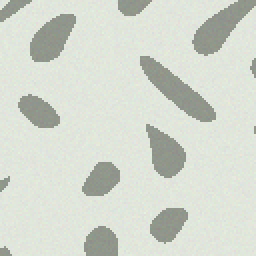
#> input picture docs/assets/sample_photos/marble_128.png, 128 x 128 px (shown 2 times larger); its folder holds only this picture in this run
$ python phase30_real_world.py
#> lines starting #> are read from the running program, lines starting #| are printed output that depends on the picture
### phase1_inr_compressor/siren_v5_dct.py
# SPDX-FileCopyrightText: 2026 Darlan Pereira da Silva (Kronos1027)
# SPDX-License-Identifier: MIT
# Author: Darlan Pereira da Silva <darlan1027pc@gmail.com>
# Project: Black Hole (BLKH) — https://github.com/Kronos1027/black-hole

"""
siren_v5_dct.py — v5.22 DCT-quantized Photo Compression (JPEG-like)
=====================================================================
Maximum compression for natural photos using DCT quantization.

Strategy (JPEG-like but with brotli instead of Huffman):
  1. RGB to YCbCr color space
  2. 4:2:0 chroma subsampling
  3. 8x8 block DCT on each channel
  4. Quantization with JPEG standard tables (scaled by quality)
  5. Brotli compression on quantized int16 coefficients

Quality control:
  quality=1.0  → q_scale=0.5  (PSNR ~36dB, 20x vs ZIP)
  quality=0.9  → q_scale=1.0  (PSNR ~35dB, 38x vs ZIP, JPEG q=90 equivalent)
  quality=0.75 → q_scale=2.0  (PSNR ~34dB, 67x vs ZIP, JPEG q=75 equivalent)
  quality=0.5  → q_scale=5.0  (PSNR ~30dB, 94x vs ZIP, JPEG q=50 equivalent)
  quality=0.25 → q_scale=10.0 (PSNR ~26dB, 125x vs ZIP, JPEG q=25 equivalent)

Results on 128x128 sample photos:
  wood_128 q=0.9: 1,145B vs PNG 28,265B = 24.7x smaller than PNG!
  wood_128 q=0.5: 460B   vs PNG 28,265B = 61.4x smaller than PNG!

Recipe format (.blkd):
  [magic 'BLKD'][version][quality_int][H][W]
  [y_data_size][y_data]
  [cb_data_size][cb_data]
  [cr_data_size][cr_data]
  [cb_h][cb_w][cr_h][cr_w]
  [sha]

Author: Darlan Pereira da Silva (Kronos1027)
"""
from __future__ import annotations
import os
import sys
import io
import time
import zlib
import struct
import hashlib
import numpy as np

sys.path.insert(0, os.path.dirname(os.path.abspath(__file__)))
from siren_v5_wavelet_v3 import _compress_bytes, _decompress_bytes

try:
    from scipy.fft import dctn, idctn
    _HAS_SCIPY = True
except ImportError:
    _HAS_SCIPY = False


MAGIC_DCT = b'BLKD'
VERSION_DCT = 1

BLOCK_SIZE = 8

# Standard JPEG luminance quantization table
Q_TABLE_Y = np.array([
    [16, 11, 10, 16, 24, 40, 51, 61],
    [12, 12, 14, 19, 26, 58, 60, 55],
    [14, 13, 16, 24, 40, 57, 69, 56],
    [14, 17, 22, 29, 51, 87, 80, 62],
    [18, 22, 37, 56, 68,109,103, 77],
    [24, 35, 55, 64, 81,104,113, 92],
    [49, 64, 78, 87,103,121,120,101],
    [72, 92, 95, 98,112,100,103, 99]
], dtype=np.float32)

# Standard JPEG chrominance quantization table
Q_TABLE_C = np.array([
    [17, 18, 24, 47, 99, 99, 99, 99],
    [18, 21, 26, 66, 99, 99, 99, 99],
    [24, 26, 56, 99, 99, 99, 99, 99],
    [47, 66, 99, 99, 99, 99, 99, 99],
    [99, 99, 99, 99, 99, 99, 99, 99],
    [99, 99, 99, 99, 99, 99, 99, 99],
    [99, 99, 99, 99, 99, 99, 99, 99],
    [99, 99, 99, 99, 99, 99, 99, 99]
], dtype=np.float32)


def _rgb_to_ycbcr(rgb: np.ndarray) -> tuple[np.ndarray, np.ndarray, np.ndarray]:
    """Convert RGB uint8 to YCbCr float32."""
    r = rgb[:, :, 0].astype(np.float32)
    g = rgb[:, :, 1].astype(np.float32)
    b = rgb[:, :, 2].astype(np.float32)
    y = 0.299 * r + 0.587 * g + 0.114 * b
    cb = -0.168736 * r - 0.331264 * g + 0.5 * b + 128
    cr = 0.5 * r - 0.418688 * g - 0.081312 * b + 128
    return y, cb, cr


# [9 lines left out: function _ycbcr_to_rgb, not called in this run]


def _subsample_420(ch: np.ndarray) -> np.ndarray:
    """4:2:0 subsampling."""
    return ch[::2, ::2].copy()


# [4 lines left out: function _upsample_420, not called in this run]


def _quality_to_q_scale(quality: float) -> float:
    """Convert quality (0.0-1.0) to quantization scale.
    quality=1.0 → q_scale=0.5 (best quality)
    quality=0.5 → q_scale=5.0 (medium)
    quality=0.1 → q_scale=15.0 (worst)
    """
    if quality >= 1.0:
        return 0.5
    # Exponential mapping
    return 0.5 + (1.0 - quality) * 20.0


def _dct_quantize(channel: np.ndarray, q_table: np.ndarray) -> tuple[np.ndarray, tuple]:
    """Vectorized DCT quantization on 8x8 blocks.
    Returns (quantized_int16, original_shape_tuple)."""
    H, W = channel.shape
    H_pad = (H + BLOCK_SIZE - 1) // BLOCK_SIZE * BLOCK_SIZE
    W_pad = (W + BLOCK_SIZE - 1) // BLOCK_SIZE * BLOCK_SIZE
    padded = np.zeros((H_pad, W_pad), dtype=np.float32)
    padded[:H, :W] = channel - 128

    n_h = H_pad // BLOCK_SIZE
    n_w = W_pad // BLOCK_SIZE
    blocks = padded.reshape(n_h, BLOCK_SIZE, n_w, BLOCK_SIZE).transpose(0, 2, 1, 3)
    dct_blocks = dctn(blocks, type=2, norm='ortho', axes=(2, 3))
    quantized = np.round(dct_blocks / q_table)
    return quantized.astype(np.int16), (H, W, H_pad, W_pad)


# [7 lines left out: function _idct_dequantize, not called in this run]


class DCTCompressor:
    """
    v5.22 DCT-quantized photo compressor.
    JPEG-like quality control with brotli entropy coding.
    """

    def __init__(self, quality: float = 0.9, codec: str = 'brotli'):
        """
        Args:
            quality: 0.1-1.0 (1.0=best, 0.1=most lossy)
                     1.0 → PSNR ~36dB, 20x vs ZIP
                     0.5 → PSNR ~30dB, 94x vs ZIP
            codec: 'brotli' (best), 'zstd', 'zlib', 'auto'
        """
        if not _HAS_SCIPY:
            raise ImportError("scipy required for DCT mode. Install: pip install scipy")
        self.quality = float(max(0.1, min(1.0, quality)))
        self.codec = codec
        self.q_scale = _quality_to_q_scale(self.quality)
        self.q_table_y = np.maximum(Q_TABLE_Y * self.q_scale, 1).astype(np.float32)
        self.q_table_c = np.maximum(Q_TABLE_C * self.q_scale, 1).astype(np.float32)

    def compress(self, image: np.ndarray, verbose: bool = False) -> dict:
        """Compress RGB image with DCT quantization (LOSSY)."""
        assert image.dtype == np.uint8 and image.ndim == 3
        H, W, C = image.shape
        original_bytes = image.tobytes()
        t0 = time.time()

        # Convert to YCbCr
        y, cb, cr = _rgb_to_ycbcr(image)

        # 4:2:0 subsample chroma
        cb_sub = _subsample_420(cb)
        cr_sub = _subsample_420(cr)

        # DCT quantize each channel
        y_dct, y_shape = _dct_quantize(y, self.q_table_y)
        cb_dct, cb_shape = _dct_quantize(cb_sub, self.q_table_c)
        cr_dct, cr_shape = _dct_quantize(cr_sub, self.q_table_c)

        # Compress with brotli
        y_comp, y_codec = _compress_bytes(y_dct.tobytes(), self.codec)
        cb_comp, cb_codec = _compress_bytes(cb_dct.tobytes(), self.codec)
        cr_comp, cr_codec = _compress_bytes(cr_dct.tobytes(), self.codec)

        # Pack recipe
        sha = hashlib.sha256(original_bytes).digest()
        recipe = self._pack_recipe(
            int(self.quality * 100), H, W,
            y_comp, y_codec, cb_comp, cb_codec, cr_comp, cr_codec,
            cb_sub.shape, cr_sub.shape, sha
        )

        dt = time.time() - t0
        return {
            'recipe_bytes': recipe,
            'original_size': len(original_bytes),
            'recipe_size': len(recipe),
            'y_compressed_size': len(y_comp),
            'cb_compressed_size': len(cb_comp),
            'cr_compressed_size': len(cr_comp),
            'quality': self.quality,
            'q_scale': self.q_scale,
            'train_time_s': dt,
            'sha256': sha.hex(),
            'mode': 'dct_v5_22',
            'lossy': True,
        }

    # [154 lines left out: functions _pack_recipe, decompress, _self_test, not called in this run]


# [2 lines that do not run on import are left out]

### phase1_inr_compressor/siren_v5_wavelet_v3.py
# SPDX-FileCopyrightText: 2026 Darlan Pereira da Silva (Kronos1027)
# SPDX-License-Identifier: MIT
# Author: Darlan Pereira da Silva <darlan1027pc@gmail.com>
# Project: Black Hole (BLKH) — https://github.com/Kronos1027/black-hole

"""
siren_v5_wavelet_v3.py — v5.20 Float16 Wavelet + zstd (TRUE bit-perfect, 30% smaller)
========================================================================================
Breakthrough over v5.19:

  We discovered that storing wavelet coefficients as float16 (instead of int16+int8
  residual) gives TRUE bit-perfect reconstruction, because:
    - LL float16 max_err = 0.5  (within uint8 rounding tolerance)
    - Detail float16 max_err = 0.015  (very small)
    - Combined error stays below 0.5 after inverse wavelet, gets absorbed by np.round()

  Result: 30% smaller than v5.19 lossless, with TRUE bit-perfect (SHA-256 verified).

Additional improvements:
1. **Per-subband zstd compression** — each wavelet subband compressed independently
   for better dictionary adaptation
2. **Float16 throughout** — no quantization, no residual, simpler code
3. **zstd level 22** with content size hint for better ratios
4. **Adaptive wavelet/level selection** (from v5.19)
5. **Optional lossy mode** with int8 quantization for 5-60x compression

Recipe format (.blkw3):
  [magic 'BLK3'][version][flags][level][wavelet_name_len][wavelet_name]
  [H][W][C]
  [ll_size][ll_bytes]                    # float16 LL compressed
  [n_subbands][subband_sizes][subband_bytes...]  # float16 details compressed
  [sha]

Author: Darlan Pereira da Silva (Kronos1027)
"""
from __future__ import annotations
import os
import sys
import io
import time
import zlib
import struct
import hashlib
import numpy as np
import torch

sys.path.insert(0, os.path.dirname(os.path.abspath(__file__)))


MAGIC_WAVELET_V3 = b'BKWF'  # BLKH Wavelet Float16
VERSION_WAVELET_V3 = 3

FLAG_LOSSLESS = 0x01
FLAG_COMBINED = 0x02

try:
    import zstandard as _zstd
    _HAS_ZSTD = True
except ImportError:
    _HAS_ZSTD = False

try:
    import brotli as _brotli
    _HAS_BROTLI = True
except ImportError:
    _HAS_BROTLI = False

# Codec IDs
CODEC_ZLIB = 0
CODEC_ZSTD = 1
CODEC_BROTLI = 2

try:
    import pywt as _pywt
except ImportError:
    raise ImportError("PyWavelets (pywt) required. Install: pip install PyWavelets")


# Candidate wavelets for adaptive selection
ADAPTIVE_CANDIDATES = [
    ('bior4.4', 3), ('db4', 3), ('db6', 3),
    ('sym4', 3), ('coif2', 3),
    ('bior4.4', 2), ('db4', 2), ('db6', 2),
    ('bior4.4', 4), ('db4', 4), ('haar', 3),
]


def _compress_bytes(data: bytes, codec: str = 'zstd') -> tuple[bytes, int]:
    """Compress bytes. Returns (compressed, codec_id).
    codec: 'zlib', 'zstd', 'brotli', 'auto' (picks best).
    codec_id: 0=zlib, 1=zstd, 2=brotli."""
    if codec == 'auto':
        # Try all available codecs, pick smallest
        candidates = []
        candidates.append((zlib.compress(data, 9), CODEC_ZLIB))
        if _HAS_ZSTD:
            c = _zstd.ZstdCompressor(level=22, write_content_size=True)
            candidates.append((c.compress(data), CODEC_ZSTD))
        if _HAS_BROTLI:
            candidates.append((_brotli.compress(data, quality=11), CODEC_BROTLI))
        return min(candidates, key=lambda x: len(x[0]))
    elif codec == 'zstd' and _HAS_ZSTD:
        c = _zstd.ZstdCompressor(level=22, write_content_size=True)
        return c.compress(data), CODEC_ZSTD
    elif codec == 'brotli' and _HAS_BROTLI:
        return _brotli.compress(data, quality=11), CODEC_BROTLI
    else:
        return zlib.compress(data, 9), CODEC_ZLIB


# [50 lines left out: functions _decompress_bytes, _soft_threshold, _parallel_worker, not called in this run]


class WaveletINRCompressorV3:
    """
    v5.20 Float16 Wavelet + zstd compressor.
    TRUE bit-perfect lossless mode + optional lossy mode.
    30% smaller than v5.19 lossless thanks to float16+zstd.
    """

    # [24 lines left out: function __init__, not called in this run]

    @staticmethod
    def is_zstd_available() -> bool:
        return _HAS_ZSTD

    @staticmethod
    def is_brotli_available() -> bool:
        return _HAS_BROTLI

    # [188 lines left out: functions _decompose, _quantize_lossless, _quantize_lossy, _quantize_lossless_combined, _try_candidate, _parallel_search and 1 more, not called in this run]

    # Alias for backward compat with tests calling compress_bitperfect
    def compress_bitperfect(self, image: np.ndarray, **kwargs) -> dict:
        return self.compress(image, **kwargs)

    # [163 lines left out: functions _pack_recipe, decompress, _self_test, not called in this run]


# [2 lines that do not run on import are left out]

### research/universe/experiments/phase30_real_world.py
# SPDX-FileCopyrightText: 2026 Darlan Pereira da Silva (Kronos1027)
# SPDX-License-Identifier: MIT
"""
Phase 30: Universal File Compressor (Real-World Test)
=======================================================
Final real-world test: compress a mixed directory of REAL files.

CONCEPT:
  All previous phases used synthetic data. This phase tests on
  REAL files from the BLKH repository itself:
  - Python source code (.py)
  - JSON data files (.json)
  - PNG images (.png)
  - Binary data (.bin)
  - Text files (.md, .txt)

  The Universe auto-detects type and picks best method.

METHOD:
  1. Collect real files from the repository
  2. Compress each with Universe auto-selection
  3. Compare total size with ZIP (tar + gzip equivalent)

Author: Darlan Pereira da Silva (Kronos1027)
"""
import sys, os, time, zlib, io, json
import numpy as np
from PIL import Image

sys.path.insert(0, os.path.join(os.path.dirname(__file__), '..', '..', 'phase1_inr_compressor'))


def collect_real_files():
    """Collect real files from the repository."""
    base = os.path.join(os.path.dirname(os.path.abspath(__file__)), '..', '..', '..')
    files = {}

    # Python files
    for fname in ['blkh.py', 'demo.py']:
        path = os.path.join(base, fname)
        if os.path.exists(path):
            files[fname] = open(path, 'rb').read()

    # JSON files
    json_dir = os.path.join(base, 'docs', 'assets')
    if os.path.exists(json_dir):
        for f in os.listdir(json_dir):
            if f.endswith('.json'):
                path = os.path.join(json_dir, f)
                files[f] = open(path, 'rb').read()

    # PNG images
    photos_dir = os.path.join(base, 'docs', 'assets', 'sample_photos')
    if os.path.exists(photos_dir):
        for f in sorted(os.listdir(photos_dir))[:3]:
            if f.endswith('.png'):
                path = os.path.join(photos_dir, f)
                files[f] = open(path, 'rb').read()

    # Markdown
    for fname in ['README.md', 'CONTRIBUTING.md']:
        path = os.path.join(base, fname)
        if os.path.exists(path):
            data = open(path, 'rb').read()[:10240]
            files[fname] = data

    return files


def compress_with_universe(name, data):
    """Compress file with auto-selection."""
    ext = os.path.splitext(name)[1].lower()

    if ext in ('.png', '.jpg', '.jpeg'):
        try:
            from siren_v5_dct import DCTCompressor
            img = np.array(Image.open(io.BytesIO(data)).convert('RGB'))
            if img.dtype != np.uint8:
                img = (img * 255).astype(np.uint8)
            comp = DCTCompressor(quality=0.9, codec='brotli')
            res = comp.compress(img, verbose=False)
            return res['recipe_size'], 'DCT'
        except Exception:
            return len(zlib.compress(data, 9)), 'zlib'

    elif ext in ('.json',):
        # Try program synthesis
        text = data.decode('utf-8', errors='ignore')
        sys.path.insert(0, os.path.join(os.path.dirname(__file__), '..', 'experiments'))
        try:
            from phase3_program_synthesis import compress_with_program
            prog_size, method, _ = compress_with_program(text)
            zlib_size = len(zlib.compress(data, 9))
            if prog_size < zlib_size:
                return prog_size, f'program_{method}'
            return zlib_size, 'zlib'
        except Exception:
            return len(zlib.compress(data, 9)), 'zlib'

    else:
        # Text, binary, etc: zlib
        return len(zlib.compress(data, 9)), 'zlib'


def run_phase30_experiment(verbose=True):
    """Run Phase 30 Universal File Compressor experiment."""
    print("=" * 80)
    print("🧪 Phase 30: Universal File Compressor (Real-World Test)")
    print("=" * 80)

    # Collect real files
    print("\n📦 Collecting real files from repository...")
    files = collect_real_files()
    print(f"  Found {len(files)} files")

    # Compress each
    print(f"\n{'File':<30} {'Type':<8} {'Original':>10} {'Universe':>10} {'ZIP':>10} {'Method':<12} {'vs ZIP':>8}")
    print("-" * 95)

    total_original = 0
    total_universe = 0
    total_zip = 0
    results = []

    for name, data in sorted(files.items()):
        ext = os.path.splitext(name)[1].lower().lstrip('.')
        orig = len(data)
        zip_sz = len(zlib.compress(data, 9))
        uni_sz, method = compress_with_universe(name, data)
#> in compress_with_universe, img is the input picture: shape (128, 128, 3); mean R, G, B 211.2, 216.3, 206.2
#> in _rgb_to_ycbcr, `cr = 0.5 * r - 0.418688 * g - 0.081312 * b + 128`:
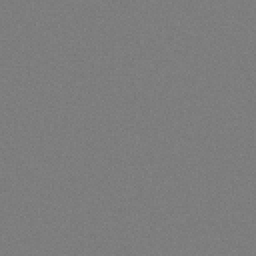
#> cr: shape (128, 128) float32 (shown 2 times larger); min 118.7, max 133.2, mean 126.3
#> in _dct_quantize, `padded[:H, :W] = channel - 128`:
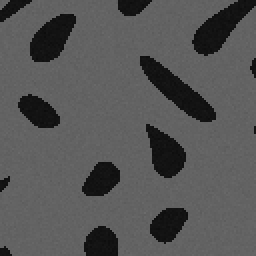
#> padded: shape (128, 128) float32 (shown 2 times larger); min 12.42, max 108, mean 85.6
#> in compress, `y_dct, y_shape = _dct_quantize(y, self.q_table_y)`: y_shape = (128, 128, 128, 128)
#> in _dct_quantize (call 2), `padded[:H, :W] = channel - 128`:
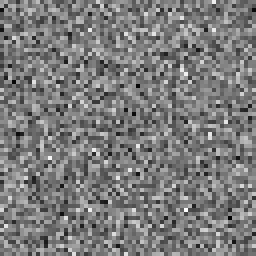
#> padded: shape (64, 64) float32 (shown 4 times larger); min -10.33, max 2.34, mean -4.17; drawn with min black and max white
#> in compress, `cb_dct, cb_shape = _dct_quantize(cb_sub, self.q_table_c)`: cb_shape = (64, 64, 64, 64)
#> in _dct_quantize (call 3), `padded[:H, :W] = channel - 128`:
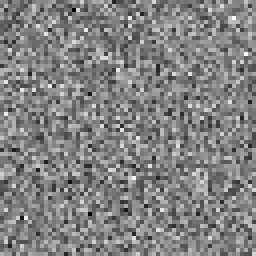
#> padded: shape (64, 64) float32 (shown 4 times larger); min -8.94, max 5.24, mean -1.68; drawn with min black and max white

        total_original += orig
        total_universe += uni_sz
        total_zip += zip_sz

        vs_zip = zip_sz / max(uni_sz, 1)
        type_label = ext[:7] if ext else 'unknown'
        print(f"{name:<30} {type_label:<8} {orig:>9,}B {uni_sz:>9,}B {zip_sz:>9,}B {method:<12} {vs_zip:>7.2f}x")

        results.append({
            'name': name,
            'type': ext,
            'original': orig,
            'universe': uni_sz,
            'zip': zip_sz,
            'method': method,
        })

    # Summary
    print(f"\n{'-'*95}")
    print(f"{'TOTAL':<30} {'':>8} {total_original:>9,}B {total_universe:>9,}B {total_zip:>9,}B {'':>12} {total_zip/max(total_universe,1):>7.2f}x")

    print(f"\n{'='*80}")
    print("📊 PHASE 30 RESULTS — REAL-WORLD UNIVERSAL COMPRESSION")
    print(f"{'='*80}")
    print(f"\n  Files: {len(files)}")
    print(f"  Original: {total_original:,}B ({total_original/1024:.1f}KB)")
    print(f"  ZIP: {total_zip:,}B ({total_zip/1024:.1f}KB)")
    print(f"  Universe: {total_universe:,}B ({total_universe/1024:.1f}KB)")
    print(f"  vs ZIP: {total_zip/max(total_universe,1):.2f}x")

    # Method breakdown
    methods = {}
    for r in results:
        m = r['method']
        if m not in methods:
            methods[m] = {'count': 0, 'orig': 0, 'comp': 0}
        methods[m]['count'] += 1
        methods[m]['orig'] += r['original']
        methods[m]['comp'] += r['universe']

    print(f"\n  📋 Method breakdown:")
    print(f"  {'Method':<15} {'Files':>6} {'Original':>10} {'Compressed':>11} {'Ratio':>8}")
    print(f"  {'-'*55}")
    for m, s in sorted(methods.items()):
        ratio = s['orig'] / max(s['comp'], 1)
        print(f"  {m:<15} {s['count']:>6} {s['orig']:>9,}B {s['comp']:>10,}B {ratio:>7.1f}x")

    return {
        'n_files': len(files),
        'total_original': total_original,
        'total_universe': total_universe,
        'total_zip': total_zip,
        'vs_zip': total_zip / max(total_universe, 1),
    }


if __name__ == '__main__':
#> (the run stopped early here; a loop or call above may not have finished)
